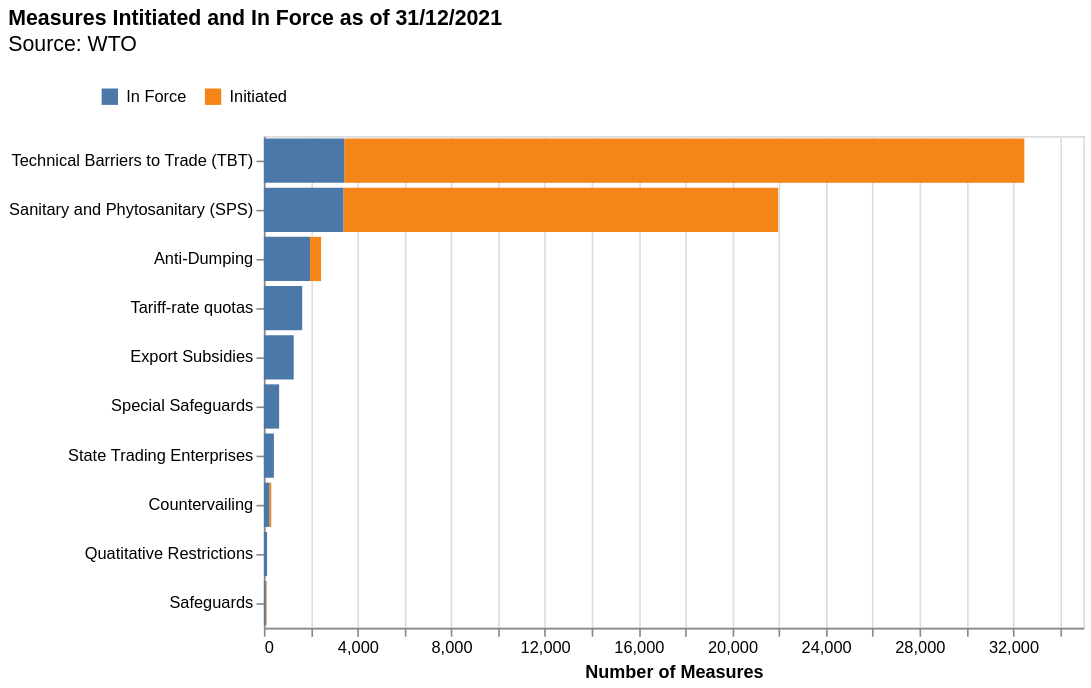

The specification (Vega-Lite) saved for this image:
### Vega-Lite specification from a JSON file in a GitHub repository (floating-point values rounded to 4 significant figures)
{"$schema": "https://vega.github.io/schema/vega-lite/v5.json", "data": {"values": [{"Type1": "Technical", "Type2": "Sanitary and Phytosanitary (SPS)", "Type3": "Initiated", "Value": "18569"}, {"Type1": "Technical", "Type2": "Sanitary and Phytosanitary (SPS)", "Type3": "In Force", "Value": "3396"}, {"Type1": "Technical", "Type2": "Technical Barriers to Trade (TBT)", "Type3": "Initiated", "Value": "29047"}, {"Type1": "Technical", "Type2": "Technical Barriers to Trade (TBT)", "Type3": "In Force", "Value": "3431"}, {"Type1": "Trade Defence", "Type2": "Anti-Dumping", "Type3": "Initiated", "Value": "471"}, {"Type1": "Trade Defence", "Type2": "Anti-Dumping", "Type3": "In Force", "Value": "1972"}, {"Type1": "Trade Defence", "Type2": "Countervailing", "Type3": "Initiated", "Value": "81"}, {"Type1": "Trade Defence", "Type2": "Countervailing", "Type3": "In Force", "Value": "235"}, {"Type1": "Trade Defence", "Type2": "Safeguards", "Type3": "Initiated", "Value": "50"}, {"Type1": "Trade Defence", "Type2": "Safeguards", "Type3": "In Force", "Value": "71"}, {"Type1": "Agricultural", "Type2": "Special Safeguards", "Type3": "In Force", "Value": "652"}, {"Type1": "Agricultural", "Type2": "Tariff-rate quotas", "Type3": "In Force", "Value": "1636"}, {"Type1": "Agricultural", "Type2": "Export Subsidies", "Type3": "In Force", "Value": "1274"}, {"Type1": "Other", "Type2": "Quatitative Restrictions", "Type3": "In Force", "Value": "137"}, {"Type1": "Other", "Type2": "State Trading Enterprises", "Type3": "In Force", "Value": "429"}]}, "title": {"fontSize": 13, "subtitleFontSize": 13, "text": "Measures Intitiated and In Force as of 31/12/2021", "subtitle": ["Source: WTO", ""], "anchor": "start"}, "width": 500, "height": 300, "mark": {"type": "bar"}, "encoding": {"y": {"field": "Type2", "sort": {"op": "sum", "order": "descending", "field": "Value"}, "axis": {"title": null}}, "x": {"aggregate": "sum", "field": "Value", "axis": {"title": "Number of Measures"}}, "color": {"field": "Type3", "legend": {"orient": "none", "columns": 13, "legendX": -100, "legendY": -30, "offset": 10, "title": null}}, "tooltip": [{"field": "Type1", "title": "Type"}, {"field": "Value", "title": "Number of Measures"}]}}
